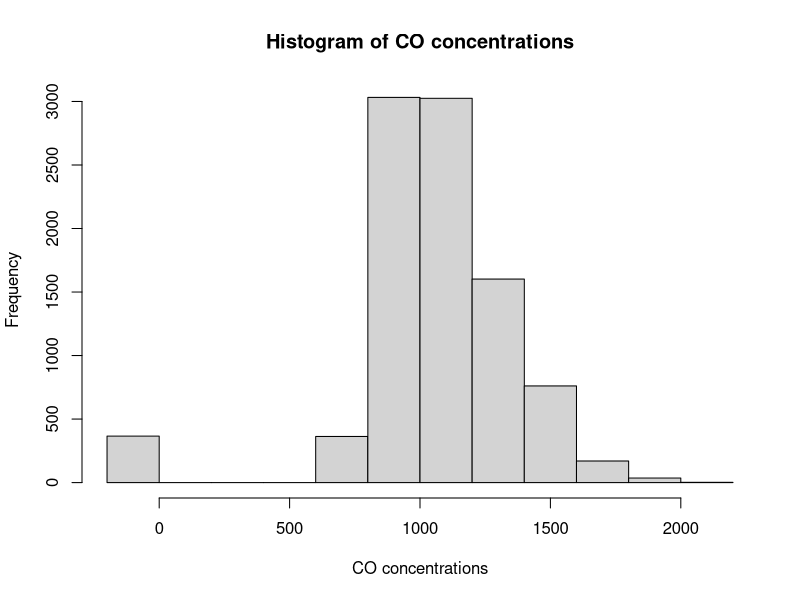
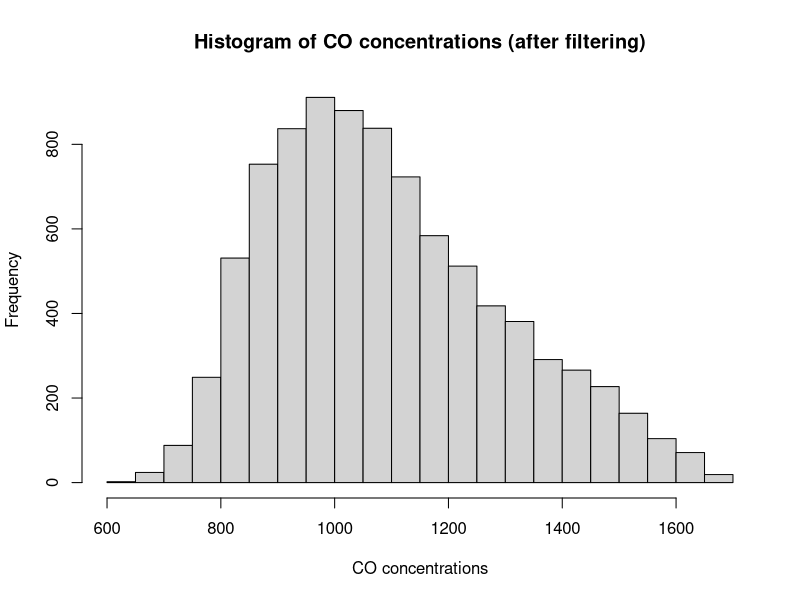
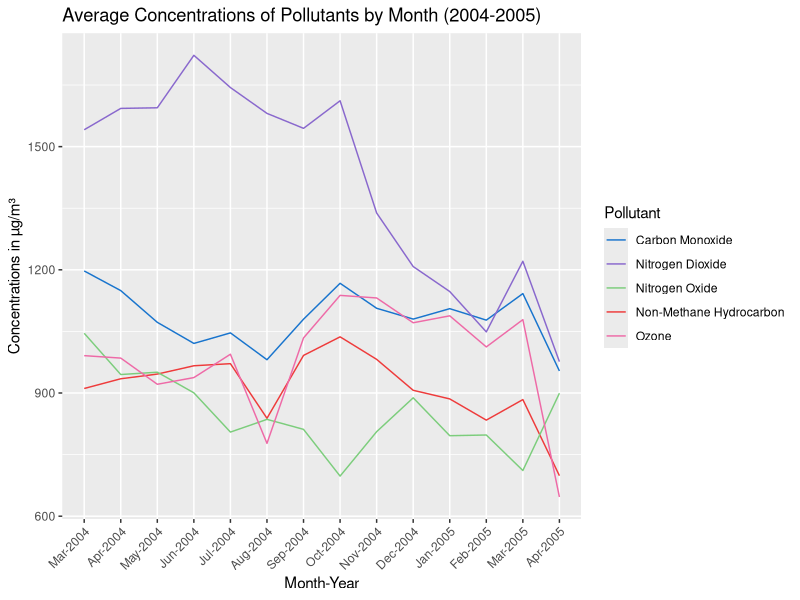
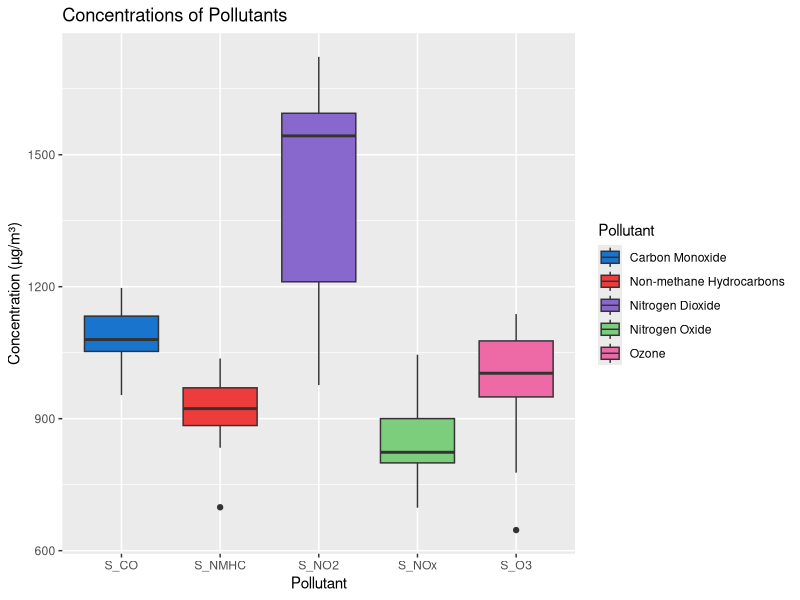
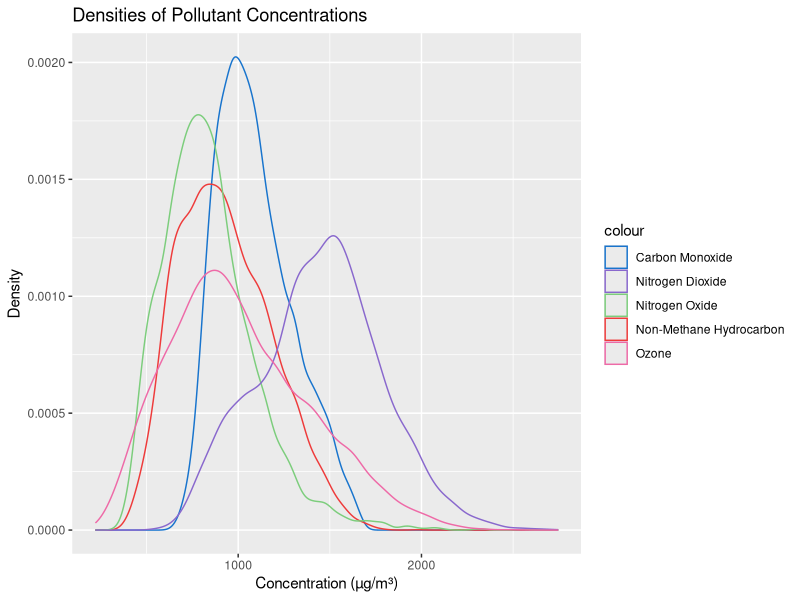
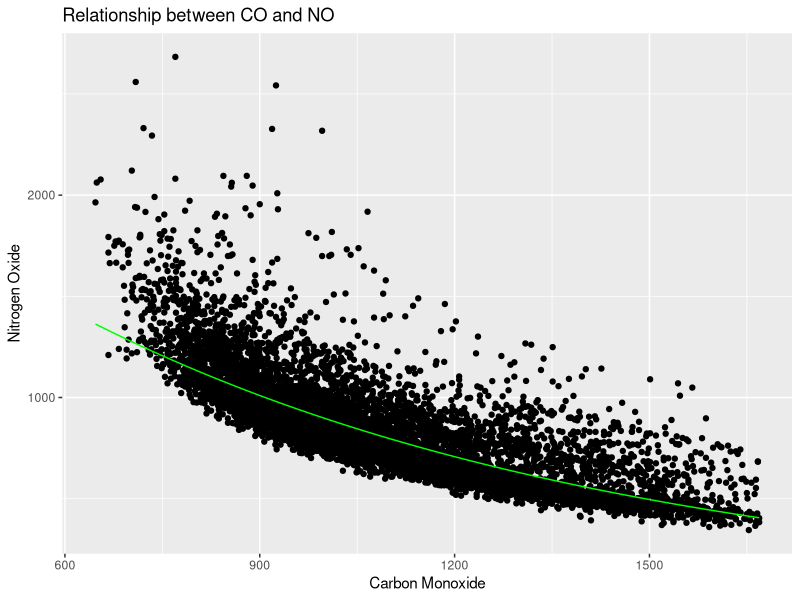

The R script that drew these images, in order:
## ---- chunk 1
library(readxl)
library(ggplot2)
library(lubridate)
library(tidyverse)
library(dplyr)
## ---- chunk 2
#| code-fold: true
air <- read_excel("AirQualityUCI.xls")
head(air)
## ---- chunk 3
#| code-fold: true
# Rename columns 3-12
air <- air %>% 
  rename(
    CO = `CO(GT)`,
    S_CO = `PT08.S1(CO)`,
    NMHC = `NMHC(GT)`,
    S_NMHC = `PT08.S2(NMHC)`,
    C6H6 = `C6H6(GT)`,
    NOx = `NOx(GT)`,
    S_NOx = `PT08.S3(NOx)`,
    NO2 = `NO2(GT)`,
    S_NO2 = `PT08.S4(NO2)`,
    S_O3 = `PT08.S5(O3)`
  )
## ---- chunk 4
#| code-fold: true
#Summarize dataset (excluding Date and Time columns)
summary(air[, -c(1, 2)])
## ---- chunk 5
#| code-fold: true
# Histogram for S_CO 
hist(air$S_CO,
     main = "Histogram of CO concentrations",
     xlab = "CO concentrations")
## ---- chunk 6
#| code-fold: true
# Calculate IQR
Q1 <- quantile(air$S_CO, 0.25, na.rm = TRUE)
Q3 <- quantile(air$S_CO, 0.75, na.rm = TRUE)
IQR <- Q3 - Q1

# Define outlier bounds
lower_bound <- Q1 - 1.5 * IQR
upper_bound <- Q3 + 1.5 * IQR

# Filter rows to remove outliers
air_filtered <- air[air$S_CO >= lower_bound & air$S_CO <= upper_bound, ]
## ---- chunk 7
#| code-fold: true
hist(air_filtered$S_CO,
     main = "Histogram of CO concentrations (after filtering)",
     xlab = "CO concentrations")
## ---- chunk 8
#| code-fold: true
# Reassign original dataset with filtered dataset
air <- air_filtered

# Convert 'Date' column to y-m-d format
air$Date <- ymd(air$Date)

# Create numerical Month and Year columns
air <- air %>%
  mutate(
    Month = month(Date, label = TRUE), # Extracts month as a numeric value (1-12)
    Year = year(Date)    # Extracts year
  )

# Group by Year and Month for summarization
airM <- air %>%
  group_by(Year, Month) %>%
  summarize(across(where(is.numeric), 
                   ~mean(., na.rm = TRUE)),
            .groups = "drop")

head(airM, 5)
## ---- chunk 9
#| code-fold: true
# Disregard non-sensor pollutant measurements 
airM <- airM[ ,-c(3,5,6,8,10)]

head(airM, 5)
## ---- chunk 10
#| code-fold: true
# Plot monthly Concentrations
airM %>%
  # Use interaction to combine Month and Year
  ggplot(aes(x = interaction(Month, Year, sep = "-"))) +
  # Add points and lines for different pollutants
  geom_line(aes(y = S_CO, color = "Carbon Monoxide", group = 1)) +
  geom_line(aes(y = S_NMHC, color = "Non-Methane Hydrocarbon", group = 2)) +
  geom_line(aes(y = S_NOx, color = "Nitrogen Oxide", group = 3)) +
  geom_line(aes(y = S_NO2, color = "Nitrogen Dioxide", group = 3)) +
  geom_line(aes(y = S_O3, color = "Ozone", group = 3)) +
  labs(
    title = "Average Concentrations of Pollutants by Month (2004-2005)",
    x = "Month-Year",
    y = "Concentrations in µg/m³"
  ) +
  scale_color_manual(
    values = c("Carbon Monoxide" = "dodgerblue3", 
               "Non-Methane Hydrocarbon" = "brown2", 
               "Nitrogen Oxide" = "palegreen3",
               "Nitrogen Dioxide" = "mediumpurple3",
               "Ozone" = "hotpink2"),
    name = "Pollutant"
  ) +
  theme(axis.text.x = element_text(angle = 45, hjust = 1))  # Rotate x-axis labels
## ---- chunk 11
#| code-fold: true
# Pivot data frame by Pollutant 
airM_2 <- airM %>%
  pivot_longer(
    cols = c(3:7), 
    names_to = "Pollutant", 
    values_to = "Concentration"
  )

# Plot Pollutant Concentrations 
airM_2 %>% 
  ggplot(aes(x = Pollutant)) +
  geom_boxplot(aes(y = Concentration, fill = Pollutant), size = 0.5) +
  labs(
    title = "Concentrations of Pollutants",
    x = "Pollutant",
    y = "Concentration (µg/m³)"
  ) +
  scale_fill_manual(
    values = c("dodgerblue3", "brown2", "mediumpurple3", "palegreen3", "hotpink2"), # Specify colors for each pollutant
    labels = c("Carbon Monoxide", "Non-methane Hydrocarbons", "Nitrogen Dioxide", "Nitrogen Oxide", "Ozone")
  )
## ---- chunk 12
#| code-fold: true
ggplot() +
  geom_density(data = air, aes(x = S_CO, color="Carbon Monoxide")) +
  geom_density(data = air, aes(x = S_NMHC, color="Non-Methane Hydrocarbon")) +
  geom_density(data = air, aes(x = S_NOx, color="Nitrogen Oxide")) +
  geom_density(data = air, aes(x = S_NO2, color="Nitrogen Dioxide")) +
  geom_density(data = air, aes(x = S_O3, color="Ozone")) +
  labs(title = "Densities of Pollutant Concentrations", x = "Concentration (µg/m³)", y = "Density") +
  scale_color_manual(values = c("Carbon Monoxide" = "dodgerblue3", "Non-Methane Hydrocarbon" = "brown2", "Nitrogen Oxide" = "palegreen3","Nitrogen Dioxide" = "mediumpurple3","Ozone"  = "hotpink2"))


                 
## ---- chunk 13
# Generate some statistics
model1 <- lm(log(S_NOx) ~ (S_CO), data = air)
summary(model1)

air %>%
  ggplot() +
  geom_point(aes(x = S_CO, y = S_NOx)) +  
  geom_line(
    aes(x = S_CO, y = exp(predict(model1, newdata = air))),  
    color = "green"
  ) +
  labs(
    title = "Relationship between CO and NO",
    x = "Carbon Monoxide",
    y = "Nitrogen Oxide"
  )
